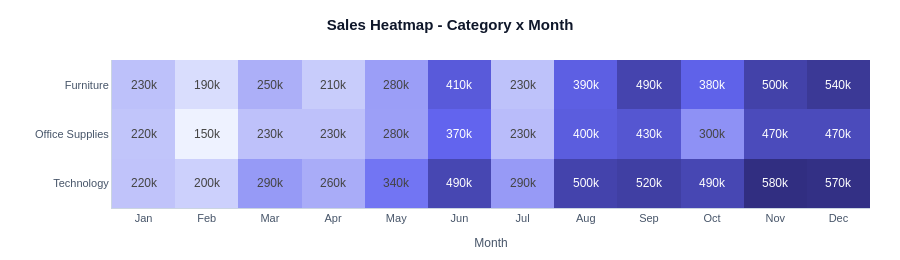

Notebook source saved alongside this figure:
### Code cell
fig_heatmap(df).show()

### Figure 1 — Plotly figure (JSON) as saved in the notebook; plotly's stock layout.template omitted (floating-point values rounded to 4 significant figures)
{"data": [{"coloraxis": "coloraxis", "hovertemplate": "Category: %{y}<br>Month: %{x}<br>Sales: $%{z:,.0f}<extra></extra>", "name": "0", "texttemplate": "%{z:.2s}", "type": "heatmap", "x": ["Jan", "Feb", "Mar", "Apr", "May", "Jun", "Jul", "Aug", "Sep", "Oct", "Nov", "Dec"], "xaxis": "x", "y": ["Furniture", "Office Supplies", "Technology"], "yaxis": "y", "z": [[228600.0, 185400.0, 254900.0, 211200.0, 280700.0, 411300.0, 227100.0, 393200.0, 494700.0, 382300.0, 502700.0, 538900.0], [222200.0, 153500.0, 227700.0, 227600.0, 279800.0, 372800.0, 234900.0, 402500.0, 426900.0, 300800.0, 468900.0, 469300.0], [224300.0, 204900.0, 287900.0, 259700.0, 343500.0, 485700.0, 287300.0, 498100.0, 515800.0, 485100.0, 579700.0, 572500.0]]}], "layout": {"coloraxis": {"colorscale": [[0, "#EEF2FF"], [0.5, "#6366F1"], [1, "#312E81"]], "showscale": false}, "font": {"color": "#1E293B", "family": "Arial, sans-serif", "size": 12}, "height": 260, "hoverlabel": {"bgcolor": "#1E293B", "bordercolor": "#1E293B", "font": {"color": "white", "size": 12}}, "legend": {"bgcolor": "rgba(255,255,255,0.8)", "bordercolor": "#E2E8F0", "borderwidth": 1, "font": {"color": "#334155", "size": 11}}, "margin": {"b": 50, "l": 50, "r": 30, "t": 60}, "paper_bgcolor": "white", "plot_bgcolor": "#F8FAFC", "title": {"font": {"color": "#0F172A", "family": "Arial, sans-serif", "size": 15, "weight": 700}, "text": "<b>Sales Heatmap - Category x Month</b>", "x": 0.5, "xanchor": "center"}, "xaxis": {"anchor": "y", "domain": [0, 1], "gridcolor": "#E2E8F0", "linecolor": "#CBD5E1", "showline": true, "tickfont": {"color": "#475569", "size": 11}, "title": {"font": {"color": "#475569", "size": 12}, "text": "Month"}}, "yaxis": {"anchor": "x", "autorange": "reversed", "domain": [0, 1], "gridcolor": "#E2E8F0", "linecolor": "#CBD5E1", "showline": true, "tickfont": {"color": "#475569", "size": 11}, "title": {"font": {"color": "#475569", "size": 12}, "text": ""}}}}
